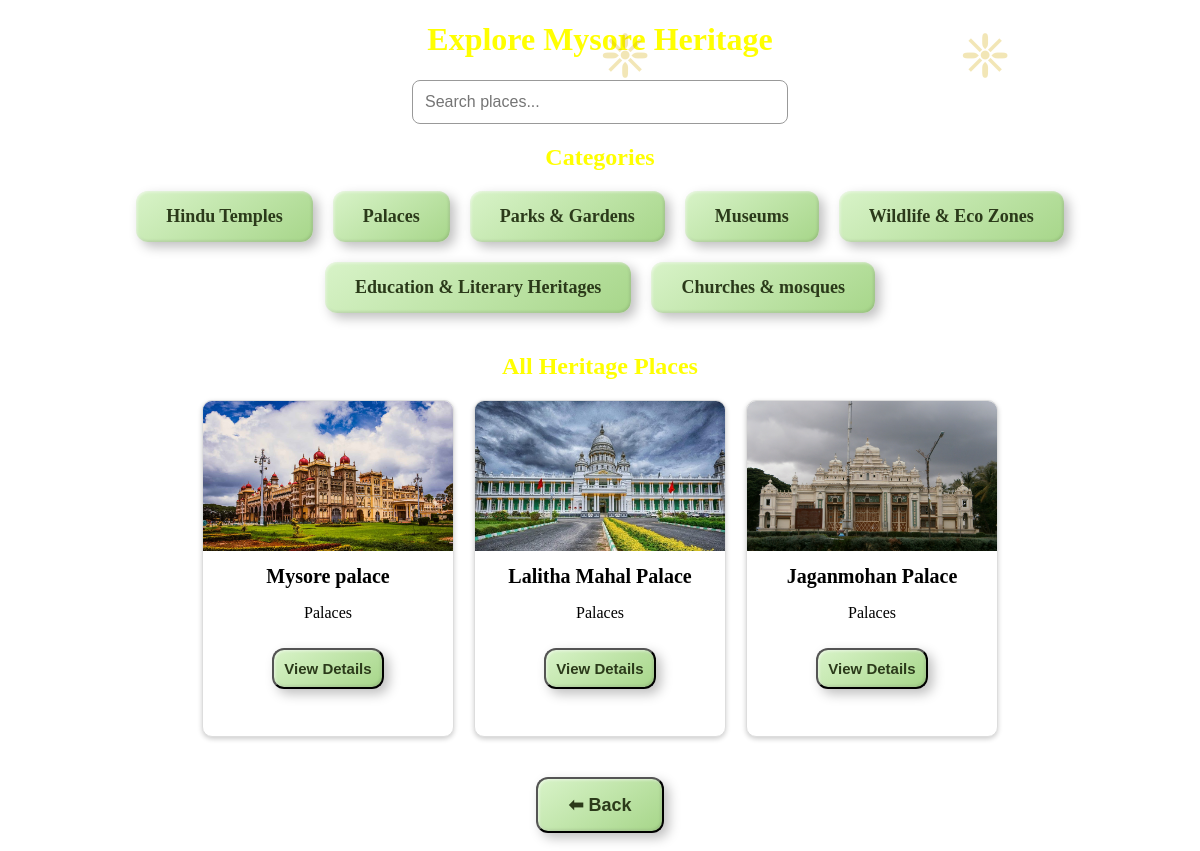
The page /heritage/category/Palaces/ on the database its author committed.
### Heritagedb/models.py (models this page shows, shortened)
class Category(models.Model):
    heritage_id=models.AutoField(primary_key=True)
    name=models.CharField(max_length=200)

class Heritage(models.Model):
    name = models.CharField(max_length=200)
    category = models.ForeignKey(Category, on_delete=models.CASCADE)
    description = models.TextField()
    image = models.ImageField(upload_to='heritage_images/', blank=True, null=True)
    timings = models.TextField(max_length=500,blank=True,null=True)
    entry_fee = models.TextField()
    established_year = models.IntegerField(blank=True, null=True)

### MysoreHeritage/views.py (the view)
# urls.py: path('heritage/category/<str:category_name>/', views.category_filter, name='category_filter'),
def category_filter(request, category_name):
    category_name = category_name.strip()   # remove side spaces
    categories = Category.objects.all()
    selected_category = get_object_or_404(
        Category,
        name__iexact=category_name  # case-insensitive match
    )
    places = Heritage.objects.filter(category=selected_category)
    return render(request, 'heritage_list.html', {
        'categories': categories,
        'places': places,
        'selected_category': selected_category
    })

### templates/heritage_list.html (shortened to what this page needs)
<!DOCTYPE html>
<html lang="en">
  <head>
  </head>
  <body>
    <center>
      <h1 style="font-family: Georgia, 'Times New Roman', Times, serif;color:yellow">
        Explore Mysore Heritage
      </h1>
      <div class="search-box">
        <form method="GET">
          <input
            type="text"
            name="search"
            placeholder="Search places..."
            value="{{ request.GET.search }}"
          />
        </form>
      </div>
      <h2 style="font-family: Georgia, 'Times New Roman', Times, serif;color:yellow">
        Categories
      </h2>
      <div class="category-container">
        {% for cat in categories %}
        <a href="/heritage/category/{{ cat.name }}/">
          <div class="category-card">{{ cat.name }}</div>
        </a>
        {% endfor %}
      </div>
      <h2 style="font-family: Georgia, 'Times New Roman', Times, serif;color:yellow">
        All Heritage Places
      </h2>
      <div class="places-container">
        {% for place in places %}
        <div class="place-card">
          {% if place.image %}
          <img src="{{ place.image.url }}" alt="{{ place.name }}" />
          {% else %}
          <img src="https://via.placeholder.com/250x150" alt="No Image" />
          {% endif %}
          <div class="place-info">
            <h3>{{ place.name }}</h3>
            <p>{{ place.category.name }}</p>
          </div>
          <a href="{% url 'heritage_detail' pk=place.id %}">
            <button class="view">View Details</button>
          </a>
        </div>
        {% endfor %}
      </div>
      <a href="/heritage_list/">
        <button class="category-card">⬅ Back</button>
      </a>
    </center>
  </body>
</html>

### templates/heritage_list.html (style rules this page uses)
body::before { content: ""; position: fixed; top: 0; left: 0; width: 100%; height: 100%; background-image: url('https://images.unsplash.com/photo-1559554735-25c40644c2cd?w=600&auto=format&fit=crop&q=60&ixlib=rb-4.1.0&ixid=M3wxMjA3fDB8MHxzZWFyY2h8MTh8fG15c29yZSUyMHBhbGFjZXxlbnwwfHwwfHx8MA%3D%3D'); background-size: cover; background-position: center; background-repeat: no-repeat; opacity: 0.8; z-index: -1; }
.category-container, .places-container { display: flex; gap: 20px; flex-wrap: wrap; margin-bottom: 40px; justify-content: center; }
.category-card { padding: 15px 30px; background: linear-gradient(145deg, #d8f3c8, #a7d68a); color: #2b3a1a; border-radius: 12px; cursor: pointer; font-size: 18px; font-weight: bold; transition: 0.3s; box-shadow: 5px 5px 12px rgba(0, 0, 0, 0.25), -3px -3px 8px rgba(255, 255, 255, 0.9), inset 1px 1px 3px rgba(255, 255, 255, 0.6), inset -1px -1px 3px rgba(0, 0, 0, 0.15); }
.place-card { background: white; border: 1px solid #ddd; border-radius: 10px; }
.place-card { width: 250px; height: 335px; border: 1px solid #ddd; border-radius: 10px; overflow: hidden; box-shadow: 0 2px 5px rgba(0, 0, 0, 0.2); transition: 0.3s; }
.place-card img { width: 100%; height: 150px; object-fit: cover; }
.place-info { padding: 10px; }
.place-info h3 { margin: 0; font-size: 20px; }
a { text-decoration: none; color: black; }
.search-box input { padding: 12px; width: 350px; font-size: 16px; border-radius: 8px; border: 1px solid #999; }
.category-card { animation: slideIn 0.7s ease forwards; opacity: 0; }
.view { padding: 10px 10px; background: linear-gradient(145deg, #d8f3c8, #a7d68a); color: #2b3a1a; border-radius: 12px; cursor: pointer; font-size: 15px; font-weight: bold; transition: 0.3s; box-shadow: 5px 5px 12px rgba(0, 0, 0, 0.25), -3px -3px 8px rgba(255, 255, 255, 0.9), inset 1px 1px 3px rgba(255, 255, 255, 0.6), inset -1px -1px 3px rgba(0, 0, 0, 0.15); }

### rows shown on the page
Category: name "Hindu Temples"
Category: name "Palaces"
Category: name "Parks & Gardens"
Category: name "Museums"
Category: name "Wildlife & Eco Zones"
Category: name "Education & Literary Heritages"
Category: name "Churches & mosques"
Heritage: image (picture), name "Mysore palace", category.name "Palaces"
Heritage: image (picture), name "Lalitha Mahal Palace", category.name "Palaces"
Heritage: image (picture), name "Jaganmohan Palace", category.name "Palaces"
